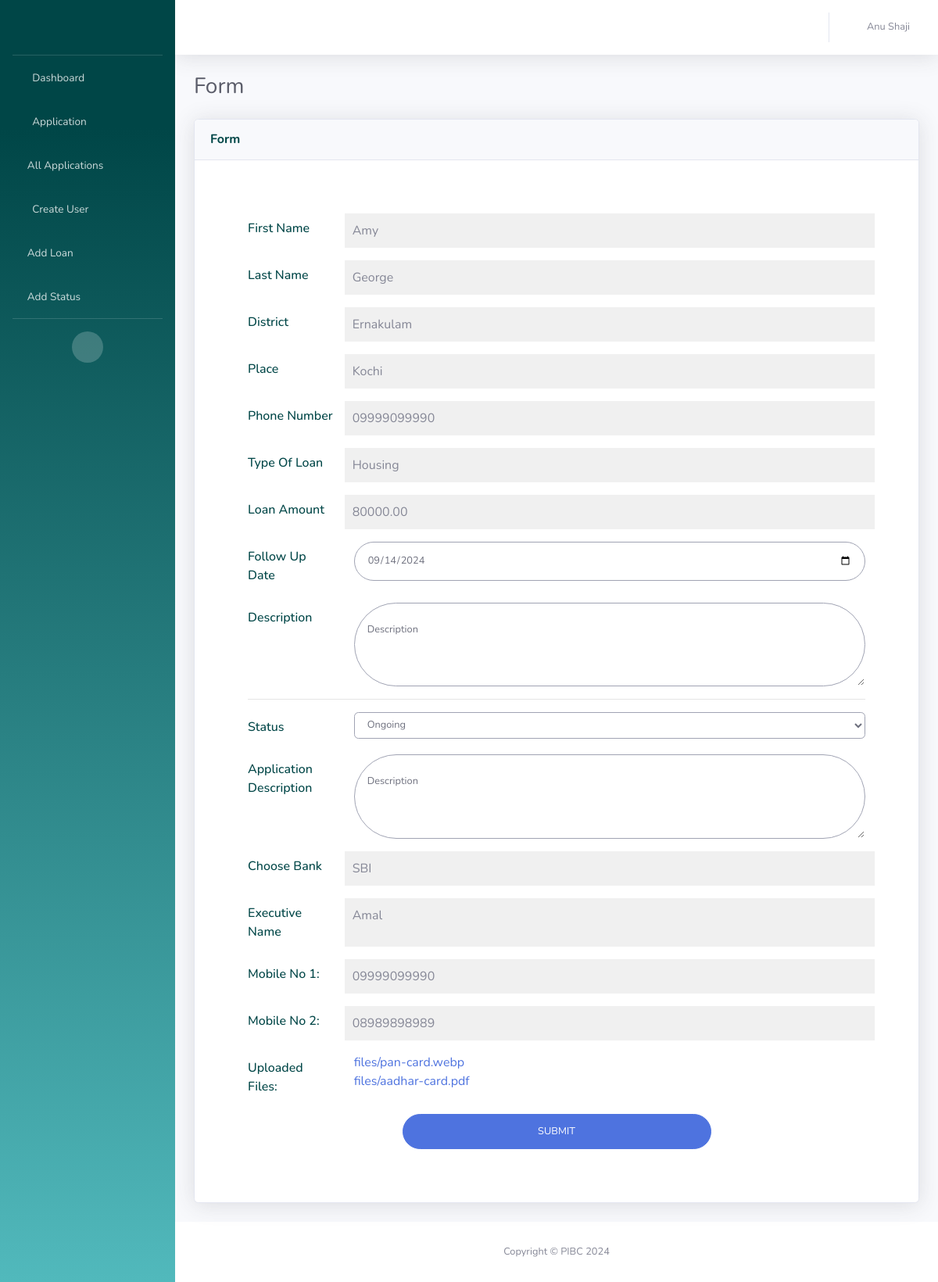
/loan-page/4 (signed in), run on the app's committed database.
### UserApp/models.py (models this page shows, shortened)
class LoanApplicationModel(models.Model):
    ACCEPT = 'Accept'
    REJECT = 'Reject'
    NOT_SELECTED = 'Not selected'
    STATUS_CHOICES = [
        (ACCEPT, 'Accept'),
        (REJECT, 'Reject'),
        (NOT_SELECTED, 'Not selected'),
    ]
    form_id = models.AutoField(primary_key=True)
    first_name = models.CharField(max_length=100)
    last_name = models.CharField(max_length=100)
    district = models.CharField(max_length=100)
    place = models.CharField(max_length=100)
    phone_no = models.CharField(max_length=15, null=True)
    loan_name = models.ForeignKey(LoanModel, on_delete=models.CASCADE)
    loan_amount = models.DecimalField(max_digits=10, decimal_places=2)
    followup_date = models.DateField()
    description = models.TextField()
    status_name = models.ForeignKey(StatusModel, on_delete=models.CASCADE)
    application_description = models.TextField(null=True)
    bank_name = models.ForeignKey(BankModel, on_delete=models.CASCADE)
    executive_name = models.CharField(max_length=100)
    mobileno_1 = models.CharField(max_length=15)
    mobileno_2 = models.CharField(max_length=15, blank=True, null=True)
    assigned_to = models.ForeignKey(AdminModel, on_delete=models.CASCADE)
    work_status = models.CharField(
        max_length=20,
        choices=STATUS_CHOICES,
        default=NOT_SELECTED,  # Set default value to "Not selected"
        null=True,
    )

class LoanModel(models.Model):
    loan_id = models.AutoField(primary_key=True)
    loan_name = models.CharField(max_length=100)
    def __str__(self):
        return self.loan_name

class StatusModel(models.Model):
    status_id = models.AutoField(primary_key = True)
    status_name = models.CharField(max_length=100)
    def __str__(self):
        return self.status_name

class BankModel(models.Model):
    bank_id = models.AutoField(primary_key = True)
    bank_name = models.CharField(max_length=100)
    def __str__(self):
        return self.bank_name

class UploadedFile(models.Model):
    loan_application = models.ForeignKey(LoanApplicationModel, related_name='uploaded_files', on_delete=models.CASCADE)
    file = models.FileField(upload_to='files/')

### UserApp/views.py (the view)
# urls.py: path('loan-page/<str:form_id>', views.loan_page, name='loan-page'),
def loan_page(request, form_id):
    user = request.session.get('user', None)
    if user is None:
        return redirect('/login')
    else:
        admin = AdminModel.objects.get(admin_id=user)
        admin_name = f"{admin.admin_first_name} {admin.admin_last_name}"
        form_instance = get_object_or_404(LoanApplicationModel, form_id=form_id)
        files = UploadedFile.objects.filter(loan_application=form_instance)
        if request.method == 'POST':
            form = LoanApplicationForm(request.POST, instance=form_instance)
            followup_date = request.POST.get('followup_date')
            description = request.POST.get('description')
            status_name = request.POST.get('status_name')
            application_description = request.POST.get('application_description')
            form_instance.followup_date = followup_date
            form_instance.description = description
            form_instance.status_name = StatusModel.objects.get(status_id=status_name)
            form_instance.application_description = application_description
            form_instance.save()
            return redirect('/')  # Redirect to a success page
        else:
            form = LoanApplicationForm(instance=form_instance)
        return render(request, 'loan-page.html', {'username':admin_name,'admin':admin,'form': form, 'files': files})

### templates/loan-page.html (shortened to what this page needs)
<!DOCTYPE html>
<html lang="en">
<head>
    {% load static %}
    <link href="{% static 'vendor/fontawesome-free/css/all.min.css' %}" rel="stylesheet" type="text/css">
    <link href="{% static 'css/sb-admin-2.min.css' %}" rel="stylesheet">
  </head>
<body id="page-top">
    <div id="wrapper">
        <ul class="navbar-nav bg-gradient-primary sidebar sidebar-dark accordion" id="accordionSidebar">
            <a class="sidebar-brand d-flex align-items-center justify-content-center" href="{% url 'home' %}">
                <div class="logo" style="background-image: url({% static 'img/pibc.png' %});"></div>
            </a>
            <hr class="sidebar-divider my-0">
            <li class="nav-item">
                <a class="nav-link" href="{% url 'home' %}">
                    <i class="fas fa-fw fa-tachometer-alt"></i>
                    <span>Dashboard</span></a>
            </li>
            {% if admin.is_superadmin %}
            <li class="nav-item">
                <a class="nav-link" href="{% url 'form' %}">
                    <i class="fas fa-fw fa-file"></i>
                    <span>Application</span></a>
            </li>
            {% endif %}
            {% if admin.is_superadmin %}
            <li class="nav-item">
                <a class="nav-link" href="{% url 'allapp' %}">
                    <i class="fas fa-list-alt"></i>
                    <span>All Applications</span></a>
            </li>
            {% endif %}
            {% if admin.is_superadmin %}
            <li class="nav-item">
                <a class="nav-link" href="{% url 'create-user' %}">
                    <i class="fas fa-fw fa-user-plus"></i>
                    <span>Create User</span></a>
            </li>
            {% endif %}
            {% if admin.is_superadmin %}
            <li class="nav-item">
                <a class="nav-link" href="{% url 'addloan' %}">
                    <i class="fas fa-file-invoice-dollar"></i>
                    <span>Add Loan</span></a>
            </li>
            {% endif %}
            {% if admin.is_superadmin %}
            <li class="nav-item">
                <a class="nav-link" href="{% url 'addstatus' %}">
                    <i class="fas fa-edit"></i>
                    <span>Add Status</span></a>
            </li>
            {% endif %}
            <hr class="sidebar-divider d-none d-md-block">
            <div class="text-center d-none d-md-inline">
                <button class="rounded-circle border-0" id="sidebarToggle"></button>
            </div>
        </ul>
        <div id="content-wrapper" class="d-flex flex-column">
            <div id="content">
                <nav class="navbar navbar-expand navbar-light bg-white topbar mb-4 static-top shadow">
                    <ul class="navbar-nav ml-auto">
                        <li class="nav-item dropdown no-arrow">
                            <a class="nav-link dropdown-toggle" href="#" id="userDropdown" role="button"
                                data-toggle="dropdown" aria-haspopup="true" aria-expanded="false">
                                <i class="fas fa-fw fa-user"></i>
                                <span class="mr-2 d-none d-lg-inline text-gray-600 small">{{username}}</span>
                            </a>
                        </li>
                    </ul>
                </nav>
                <div class="container-fluid">
                    <div class="d-sm-flex align-items-center justify-content-between mb-4">
                        <h1 class="h3 mb-0 text-gray-800">Form</h1>
                    </div>
                    <div class="row">
                        <div class="col-xl-12 col-lg-7">
                            <div class="card shadow mb-4">
                                <div
                                    class="card-header py-3 d-flex flex-row align-items-center justify-content-between">
                                    <h6 class="m-0 font-weight-bold text-primary">Form</h6>
                                </div>
                                <div class="card-body">
                                    <form class="p-5 user" method="POST">
                                        <div class="form-group row">
                                            <label for="first_name" class="col-sm-2 col-form-label">First Name</label>
                                            <div class="col-sm-10 readonly-field">
                                                {{ form.instance.first_name }}
                                            </div>
                                        </div>
                                        <div class="form-group row">
                                            <label for="last_name" class="col-sm-2 col-form-label">Last Name</label>
                                            <div class="col-sm-10 readonly-field">
                                                {{ form.instance.last_name }}
                                            </div>
                                        </div>
                                        <div class="form-group row">
                                            <label for="district" class="col-sm-2 col-form-label">District</label>
                                            <div class="col-sm-10 readonly-field">
                                                {{ form.instance.district }}
                                            </div>
                                        </div>
                                        <div class="form-group row">
                                            <label for="place" class="col-sm-2 col-form-label">Place</label>
                                            <div class="col-sm-10 readonly-field">
                                                {{ form.instance.place }}
                                            </div>
                                        </div>
                                        <div class="form-group row">
                                            <label for="phone_no" class="col-sm-2 col-form-label">Phone Number</label>
                                            <div class="col-sm-10 readonly-field">
                                                {{ form.instance.phone_no }}
                                            </div>
                                        </div>
                                        <div class="form-group row">
                                            <label for="loan_name" class="col-sm-2 col-form-label">Type of Loan</label>
                                            <div class="col-sm-10 readonly-field">
                                                {{ form.instance.loan_name }}
                                            </div>
                                        </div>
                                        <div class="form-group row">
                                            <label for="loan_amount" class="col-sm-2 col-form-label">Loan Amount</label>
                                            <div class="col-sm-10 readonly-field">
                                                {{ form.instance.loan_amount }}
                                            </div>
                                        </div>
                                        <div class="form-group row">
                                            <label for="followup_date" class="col-sm-2 col-form-label">Follow Up Date</label>
                                            <div class="col-sm-10">
                                                {{ form.followup_date }}
                                            </div>
                                        </div>
                                        <div class="form-group row">
                                            <label for="description" class="col-sm-2 col-form-label">Description</label>
                                            <div class="col-sm-10">
                                                {{form.description}}
                                            </div>
                                        </div>
                                        <hr>
                                        <div class="form-group row">
                                            <label for="status_name" class="col-sm-2 col-form-label">Status</label>
                                            <div class="col-sm-10">
                                                {{ form.status_name }}
                                            </div>
                                        </div>
                                        <div class="form-group row">
                                            <label for="application_description" class="col-sm-2 col-form-label">Application Description</label>
                                            <div class="col-sm-10" >
                                             {{form.application_description}}
                                                </div>
                                        </div>
                                        <div class="form-group row">
                                            <label for="bank_name" class="col-sm-2 col-form-label">Choose Bank</label>
                                            <div class="col-sm-10 readonly-field">
                                                {{form.instance.bank_name}}
                                            </div>
                                        </div>
                                        <div class="form-group row">
                                            <label for="executive_name" class="col-sm-2 col-form-label">Executive Name</label>
                                            <div class="col-sm-10 readonly-field">
                                                {{form.instance.executive_name}}
                                            </div>
                                        </div>
                                        <div class="form-group row">
                                            <label for="mobileno_1" class="col-sm-2 col-form-label">Mobile No 1:</label>
                                            <div class="col-sm-10 readonly-field">
            {{form.instance.mobileno_1}}
        </div>
                                        </div>
                                        <div class="form-group row">
                                            <label for="mobileno_2" class="col-sm-2 col-form-label">Mobile No 2:</label>
                                            <div class="col-sm-10 readonly-field">
            {{form.instance.mobileno_2}}
        </div>
                                        </div>
                                        <div class="form-group row">
                                            <label for="files" class="col-sm-2 col-form-label">Uploaded files:</label>
                                            <div class="col-sm-10">
                                                {% for file in files %}
                                                <a href="{{file.file.url}}" download>{{file.file}}</a><br/>
                                                {% endfor %}
                                            </div>
                                        </div>
                                        <input type="submit" class="btn btn-primary btn-user btn-block d-block mx-auto" value="SUBMIT">
                                    </form>
                                </div>
                            </div>
                        </div>
                    </div>
                </div>
            </div>
            <footer class="sticky-footer bg-white">
                <div class="container my-auto">
                    <div class="copyright text-center my-auto">
                        <span>Copyright &copy; PIBC 2024</span>
                    </div>
                </div>
            </footer>
        </div>
    </div>
</body>
</html>

### templates/loan-page.html (style rules this page uses)
.logo { height:2.5rem; width:8rem; background-position: center; background-size: cover; background-repeat: no-repeat; }
.btn-block { width: 50%!important; }
.form-select { font-size: 0.8rem!important; }
.col-form-label { color: #004647; font-weight:500; text-transform:capitalize; }
.readonly-field { background-color: #f0f0f0; padding: 10px; }

### data on the page
LoanApplicationModel: instance.first_name "Amy", instance.last_name "George", instance.district "Ernakulam", instance.place "Kochi", instance.phone_no "09999099990", instance.loan_name "Housing", instance.loan_amount "80000.00", followup_date "09/14/2024", description "Description", application_description "Description", instance.bank_name "SBI", instance.executive_name "Amal", instance.mobileno_1 "09999099990", instance.mobileno_2 "08989898989"
StatusModel: status_name "Ongoing"
UploadedFile: file "files/pan-card.webp"
UploadedFile: file "files/aadhar-card.pdf"

### other printed values
{{ username }} "Anu Shaji"
